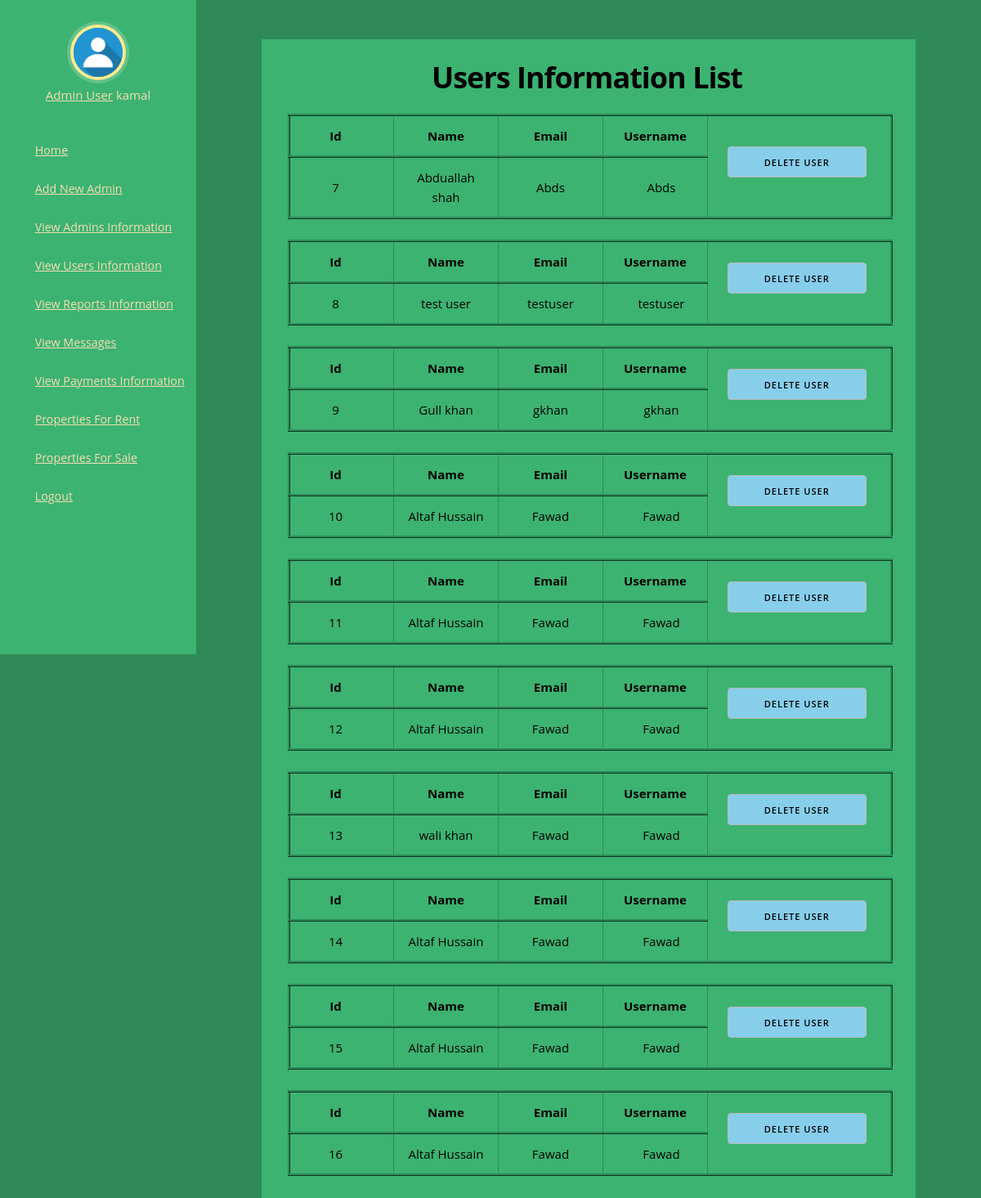
The app's page /admin/view_all_users.php (signed in) with its own data.
### tables this page shows
CREATE TABLE `users` (
  `UserId` int(11) NOT NULL,
  `FirstName` varchar(255) NOT NULL,
  `LastName` varchar(20) NOT NULL,
  `Username` varchar(10) NOT NULL,
  `Email` varchar(40) NOT NULL,
  `Password` varchar(10) NOT NULL,
  `ImagePath` varchar(256) NOT NULL
);

### admin/view_all_users.php (the view, shortened to what this page needs)
<?php
        include('Sidebar.php');
    ?>
    <br>
    <br>
   <div class="container" style="background:mediumseagreen;width: 800px;height: 100%;"><br>
   <h3 style="margin-left: 26%; color: black"><strong>Users Information List</strong></h3>
    <div class="col-sm-8" style=" padding-left: 4%; color: black;">
      <div class="col-md-8" id="md-8" style="width: 870px;">
      <?php
      $sql = "SELECT * FROM users order by UserId";
        $result = mysqli_query($conn, $sql);
          while ($row = mysqli_fetch_array($result)) { ?>
                 <table  id="view_all_users" style="border-style:ridge;border-color: seagreen;">
                    <tr style="border-style: ridge;border-color: seagreen;">
                      <th style="text-align: center;border-top: ridge;border-color: seagreen;">Id</th>
                      <th style="text-align: center; border-top: ridge;border-color: seagreen;">Name</th>
                      <th style="text-align: center; border-top: ridge;border-color: seagreen;">Email</th>
                      <th style="text-align: center; border-top: ridge;border-color: seagreen;">Username</th>
                      <td rowspan="2" style="padding-right: 20px;border-top: ridge;border-color: seagreen;"><a href="delete.php?UserId=<?php echo $row['UserId']; ?>"><button type="button" id="adminButton" style="background: skyblue;color: black;">Delete User</button></a> </td>
                    </tr>
                    <tr style="text-align: center; border-top: ridge;border-color: seagreen;">
                      <td style="border-top: ridge;border-color: seagreen;"><?php echo $row['UserId']; ?></td>
                      <td style="border-top: ridge;border-color: seagreen;"><?php echo $row['FirstName']." ".$row['LastName']; ?></td>
                      <td style="border-top: ridge;border-color: seagreen;"><?php echo $row['Username']; ?></td>
                      <td style="border-top: ridge;border-color: seagreen;"><?php echo $row['Username']; ?></td>
                    </tr>
                 </table>
                <?php } ?>
         <br/>
    </div>
  </div>
</div>

### admin/css/skeleton.css (style rules this page uses)
.container { position: relative; width: 100%; max-width: 960px; margin: 0 auto; padding: 0 20px; box-sizing: border-box; }
@media (min-width: 400px) { .container { width: 85%; padding: 0; } }
@media (min-width: 550px) { .container { width: 80%; } }
html { font-size: 62.5%; }
body { font-size: 1.5em; line-height: 1.6; font-weight: 400; font-family: "Raleway", "HelveticaNeue", "Helvetica Neue", Helvetica, Arial, sans-serif; color: #222; }
h1, h2, h3, h4, h5, h6 { margin-top: 0; margin-bottom: 2rem; font-weight: 300; }
h3 { font-size: 3.0rem; line-height: 1.3; letter-spacing: -.1rem; }
@media (min-width: 550px) { h3 { font-size: 3.6rem; } }
a { color: #1EAEDB; }
.button, button, input[type="submit"], input[type="reset"], input[type="button"] { display: inline-block; height: 38px; padding: 0 30px; color: #555; text-align: center; font-size: 11px; font-weight: 600; line-height: 38px; letter-spacing: .1rem; text-transform: uppercase; text-decoration: none; white-space: nowrap; background-color: transparent; border-radius: 4px; border: 1px solid #bbb; cursor: pointer; box-sizing: border-box; }
th, td { padding: 12px 15px; text-align: left; border-bottom: 1px solid #E1E1E1; }
th:first-child, td:first-child { padding-left: 0; }
th:last-child, td:last-child { padding-right: 0; }
button, .button { margin-bottom: 1rem; }
pre, blockquote, dl, figure, table, p, ul, ol, form { margin-bottom: 2.5rem; }
.container:after, .row:after, .u-cf { content: ""; display: table; clear: both; }

### admin/css/style.css (style rules this page uses)
body { background: pink; margin: 0; font-family: "Open Sans", Helvetica Neue, Helvetica, Arial, sans-serif; color: #fff; padding-left: 240px; }
#view_all_users { border-radius: 10px; width: 85%; }
#view_all_users th, td { border: 1px solid blue; text-align: center; }
#view_all_users th { width: 10%; }
#view_all_users td { width: 15%; }
#adminButton { background: #6B95C2; color: white; width: 170px; }

### records on screen
users: UserId "7", FirstName "Abduallah", LastName "shah", Username "Abds"
users: UserId "8", FirstName "test", LastName "user", Username "testuser"
users: UserId "9", FirstName "Gull", LastName "khan", Username "gkhan"
users: UserId "10", FirstName "Altaf", LastName "Hussain", Username "Fawad"
users: UserId "11", FirstName "Altaf", LastName "Hussain", Username "Fawad"
users: UserId "12", FirstName "Altaf", LastName "Hussain", Username "Fawad"
users: UserId "13", FirstName "wali", LastName "khan", Username "Fawad"
users: UserId "14", FirstName "Altaf", LastName "Hussain", Username "Fawad"
users: UserId "15", FirstName "Altaf", LastName "Hussain", Username "Fawad"
users: UserId "16", FirstName "Altaf", LastName "Hussain", Username "Fawad"

### other values on screen
$_SESSION['username'] "kamal"
